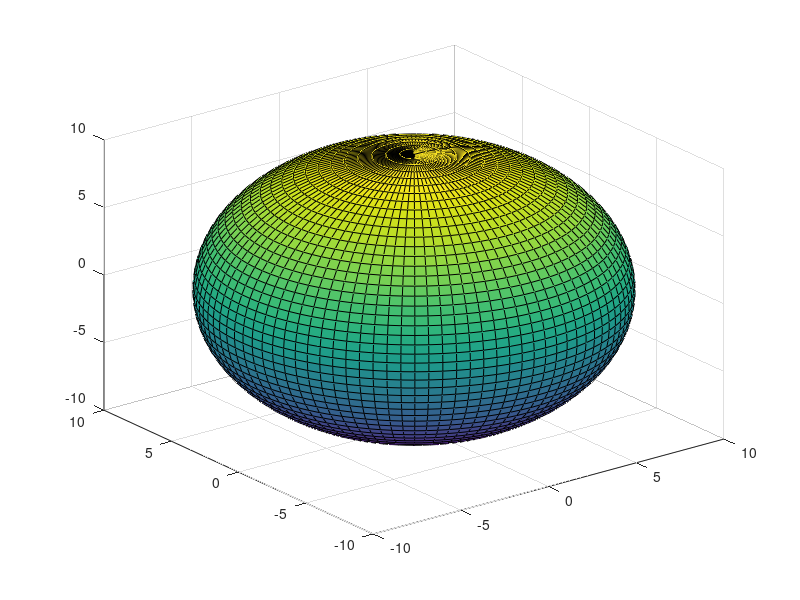

MATLAB code to generate this figure:
clear
clc
N=50;
thetaspace=linspace(0,pi,N);
phispace=linspace(0,2*pi,2*N);
[ts,ps]=meshgrid(thetaspace,phispace);
r=ones(size(ts));
R=10.*r;
x=R.*sin(ts).*cos(ps);
y=R.*sin(ts).*sin(ps);
z=R.*cos(ts);
figure
surf(x,y,z);
